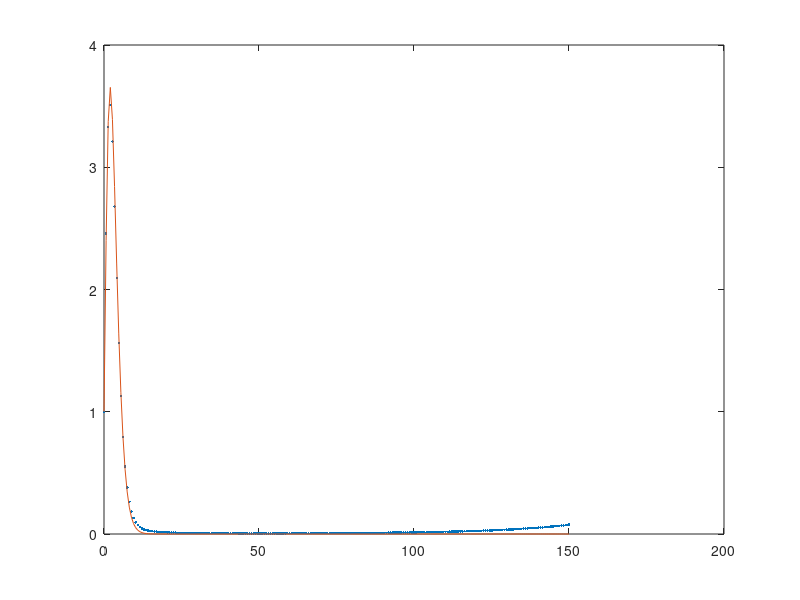

The MATLAB script that drew this image:
%% Runge-Kutta 2
% 
% for solving 
%
% $\frac{dv}{dt}=-\alpha (t)v+\beta (t)$
%
% where $\alpha (t) = \frac{3t}{1-t}$ and $\beta (t)=2(1-t)^3 e^{-t}$
%
% Assuming v(0)=1.0 for the period 0<t<15

clc
clear 
%close all

%% Discretization of t
ti=0;    % Initial Time
tf=150;   % Final Time

% Time step 
% h = 0.2; 
% h = 0.8;
% h = 1.1;
 h = 0.68;

% Discretization of t
i=1;
t(1)=ti;
while t(i)<tf  
        i=i+1;
        t(i)=t(i-1)+h;
end
t(i)=tf; clear i;
n=length(t);

%% Discretization of v

v = zeros(n,1);
alpha = zeros(n,1);
beta  = zeros(n,1);
t2 = zeros(n,1);
alpha2 = zeros(n,1);
beta2  = zeros(n,1);

for i=1:n-1
    t2(i)     = t(i)+1/2*h;
    % compute variables alpha(t) and beta(t)
    alpha(i)  = 3*t(i)/(1+t(i));
    alpha2(i) = 3*t2(i)/(1+t2(i)); % alpha(t + 1/2h)
    beta(i)   = 2*(1+t(i))^3*exp(-t(i));
    beta2(i)  = 2*(1+t2(i))^3*exp(-t2(i)); % beta(t + 1/2h)
end

% initial condition (v(0))
v(1)=1; 

for i=1:n-1
    % main discrete equation
    k1 = h*(-alpha(i)*v(i)+beta(i));
    k2 = h*(-alpha2(i)*(v(i)+1/2*k1)+beta2(i));
    v(i+1) = v(i)+k2;
end

%% Exact solution
v2 = zeros(n,1);
for i=1:n
     v2(i) = exp(-t(i))*(1+t(i))^3;
end
error=v2-v;
figure
plot(t,v,'.',t,v2,'-')
%figure
%plot(t,error,'.')
